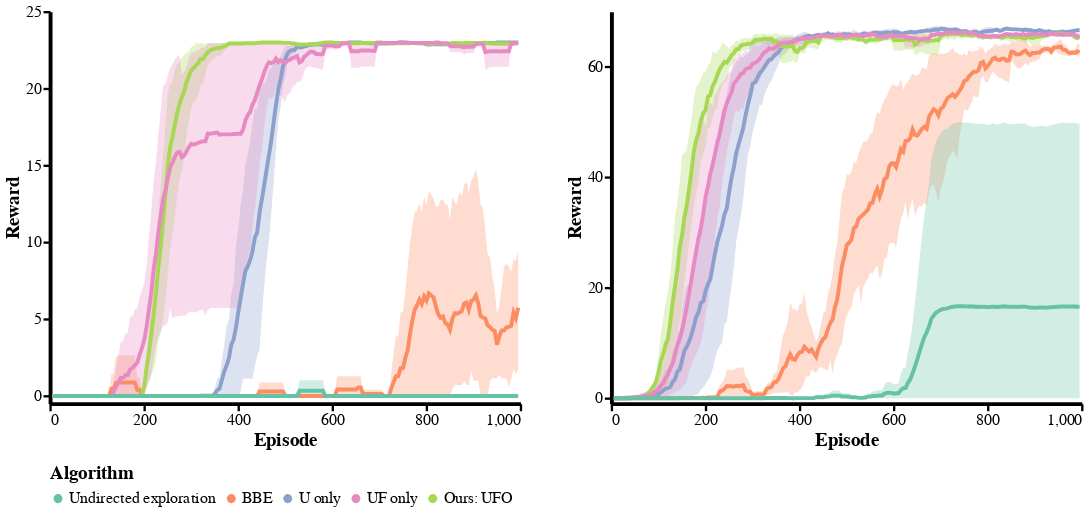

The code cell stored with this chart in its notebook:
### Code cell
alt.themes.enable('publication')
jobs = [
    load_jobs('arxiv2_grid40_intrinsic_seed*', subdir='intrinsic'),
    load_jobs('arxiv2_grid40_slow_seed*', subdir='slow'),
    load_jobs('arxiv2_grid40_seed*', subdir='exploration'),
    load_jobs('arxiv2_grid40_noopt_seed*', subdir='exploration'),
    load_jobs('arxiv2_grid40_noexplore_seed*', subdir='exploration'),
]

data = pd.concat(jobs, sort=False)
data['Algorithm'] = 'Ours: UFO'
data.loc[data['name'].str.contains('noopt'), 'Algorithm'] = 'UF only'
data.loc[data['name'].str.contains('slow'), 'Algorithm'] = 'U only'
data.loc[data['name'].str.contains('intrinsic'), 'Algorithm'] = 'BBE'
data.loc[data['name'].str.contains('noexplore'), 'Algorithm'] = 'Undirected exploration'
algorithms = [
    'Undirected exploration',
    'BBE',
    'U only',
    'UF only',
    'Ours: UFO'
]

subset = data
subset = subset[(subset['episode'] <= 1000)]
chart = make_base_chart(
    subset, 
    title="", 
    color=alt.Color('Algorithm', scale=alt.Scale(domain=algorithms)))

chart = plot_with_bars(chart, 'rolling_mean_score', test=True)
chart.layer[0].encoding.y['scale'] = alt.Scale(domain=[-0.5, 25], nice=False)
for layer in chart.layer:
    layer.encoding.y['title'] = 'Reward'
chart.layer[0].encoding.color['legend'] = alt.Legend(orient='bottom', legendX=300, legendY=100)

# altair_saver.save(chart, 'pv100_reward.pdf', method='node')
chart_gridworld = chart

jobs = [
    load_jobs('arxiv2_pv100_intrinsic_seed*', subdir='intrinsic'),
    load_jobs('arxiv2_pv100_slow_seed*', subdir='slow'),
    load_jobs('arxiv2_pv100_seed*', subdir='exploration'),
    load_jobs('arxiv2_pv100_noopt_seed*', subdir='exploration'),
    load_jobs('arxiv2_pv100_noexplore_seed*', subdir='exploration'),
]
data = pd.concat(jobs, sort=False)
data['Algorithm'] = 'Ours: UFO'
data.loc[data['name'].str.contains('noopt'), 'Algorithm'] = 'UF only'
data.loc[data['name'].str.contains('slow'), 'Algorithm'] = 'U only'
data.loc[data['name'].str.contains('intrinsic'), 'Algorithm'] = 'BBE'
data.loc[data['name'].str.contains('noexplore'), 'Algorithm'] = 'Undirected exploration'
algorithms = [
    'Undirected exploration',
    'BBE',
    'U only',
    'UF only',
    'Ours: UFO'
]

subset = data
subset = subset[(subset['episode'] <= 1000)]
chart = make_base_chart(
    subset, 
    title="", 
    color=alt.Color('Algorithm', scale=alt.Scale(domain=algorithms)))

chart = plot_with_bars(chart, 'rolling_mean_score', test=True)
chart.layer[0].encoding.y['scale'] = alt.Scale(domain=[-1, 70], nice=False)
for layer in chart.layer:
    layer.encoding.y['title'] = 'Reward'
chart_pv = chart

chart = alt.concat(chart_gridworld, chart_pv, spacing=50)
# chart = chart.configure(spacing=20)
altair_saver.save(chart, 'grid40_pv100_reward_ufo.pdf', method='node')
chart

### Figure 1 — Vega-Lite specification as saved in the notebook (floating-point values rounded to 4 significant figures; data arrays with more than 128 entries replaced by an {"elided": "..."} marker saying what was removed)
{"config": {"view": {"height": 500, "width": 600, "strokeWidth": 0, "background": "white"}, "title": {"fontSize": 24}, "range": {"category": {"scheme": "set2"}, "ordinal": {"scheme": "set2"}}, "axis": {"titleFontSize": 24, "labelFontSize": 20, "grid": false, "domainWidth": 5, "domainColor": "333", "tickWidth": 3, "tickSize": 9, "tickCount": 4, "tickColor": "333", "tickOffset": 0}, "legend": {"titleFontSize": 24, "labelFontSize": 20, "labelLimit": 0, "titleLimit": 0, "orient": "top-left", "titlePadding": 10, "fillColor": "#ffffff88", "cornerRadius": 0}, "rule": {"size": 3, "color": "999"}, "line": {"size": 5}}, "concat": [{"layer": [{"mark": {"type": "circle", "opacity": 1, "size": 0}, "encoding": {"color": {"type": "nominal", "field": "Algorithm", "legend": {"legendX": 300, "legendY": 100, "orient": "bottom"}, "scale": {"domain": ["Undirected exploration", "BBE", "U only", "UF only", "Ours: UFO"]}}, "tooltip": [{"type": "nominal", "field": "Algorithm"}, {"type": "quantitative", "field": "episode"}], "x": {"type": "quantitative", "field": "episode", "title": "Episode"}, "y": {"type": "quantitative", "aggregate": "mean", "field": "rolling_mean_score", "scale": {"domain": [-0.5, 25], "nice": false}, "title": "Reward"}}, "title": "", "transform": [{"calculate": "(datum.score > 0.1)", "as": "has_score"}, {"window": [{"op": "sum", "field": "novelty_score", "as": "sum_novelty"}], "frame": [null, 0], "groupby": ["name", "test"], "sort": [{"field": "episode", "order": "ascending"}]}, {"window": [{"op": "sum", "field": "score", "as": "sum_score"}], "frame": [null, 0], "groupby": ["name", "test"], "sort": [{"field": "episode", "order": "ascending"}]}, {"window": [{"op": "sum", "field": "has_score", "as": "count_score"}], "frame": [null, 0], "groupby": ["name", "test"], "sort": [{"field": "episode", "order": "ascending"}]}, {"window": [{"op": "mean", "field": "score", "as": "rolling_mean_score"}], "frame": [-10, 0], "groupby": ["name", "test"], "sort": [{"field": "episode", "order": "ascending"}]}, {"window": [{"op": "mean", "field": "novelty_score", "as": "rolling_mean_novelty"}], "frame": [-10, 0], "groupby": ["name", "test"], "sort": [{"field": "episode", "order": "ascending"}]}, {"filter": "(datum.test === true)"}]}, {"mark": {"type": "errorband", "extent": "ci"}, "encoding": {"color": {"type": "nominal", "field": "Algorithm", "scale": {"domain": ["Undirected exploration", "BBE", "U only", "UF only", "Ours: UFO"]}}, "tooltip": [{"type": "nominal", "field": "Algorithm"}, {"type": "quantitative", "field": "episode"}], "x": {"type": "quantitative", "field": "episode", "title": "Episode"}, "y": {"type": "quantitative", "field": "rolling_mean_score", "title": "Reward"}}, "title": "", "transform": [{"calculate": "(datum.score > 0.1)", "as": "has_score"}, {"window": [{"op": "sum", "field": "novelty_score", "as": "sum_novelty"}], "frame": [null, 0], "groupby": ["name", "test"], "sort": [{"field": "episode", "order": "ascending"}]}, {"window": [{"op": "sum", "field": "score", "as": "sum_score"}], "frame": [null, 0], "groupby": ["name", "test"], "sort": [{"field": "episode", "order": "ascending"}]}, {"window": [{"op": "sum", "field": "has_score", "as": "count_score"}], "frame": [null, 0], "groupby": ["name", "test"], "sort": [{"field": "episode", "order": "ascending"}]}, {"window": [{"op": "mean", "field": "score", "as": "rolling_mean_score"}], "frame": [-10, 0], "groupby": ["name", "test"], "sort": [{"field": "episode", "order": "ascending"}]}, {"window": [{"op": "mean", "field": "novelty_score", "as": "rolling_mean_novelty"}], "frame": [-10, 0], "groupby": ["name", "test"], "sort": [{"field": "episode", "order": "ascending"}]}, {"filter": "(datum.test === true)"}]}, {"mark": "line", "encoding": {"color": {"type": "nominal", "field": "Algorithm", "scale": {"domain": ["Undirected exploration", "BBE", "U only", "UF only", "Ours: UFO"]}}, "tooltip": [{"type": "nominal", "field": "Algorithm"}, {"type": "quantitative", "field": "episode"}], "x": {"type": "quantitative", "field": "episode", "title": "Episode"}, "y": {"type": "quantitative", "aggregate": "mean", "field": "rolling_mean_score", "title": "Reward"}}, "title": "", "transform": [{"calculate": "(datum.score > 0.1)", "as": "has_score"}, {"window": [{"op": "sum", "field": "novelty_score", "as": "sum_novelty"}], "frame": [null, 0], "groupby": ["name", "test"], "sort": [{"field": "episode", "order": "ascending"}]}, {"window": [{"op": "sum", "field": "score", "as": "sum_score"}], "frame": [null, 0], "groupby": ["name", "test"], "sort": [{"field": "episode", "order": "ascending"}]}, {"window": [{"op": "sum", "field": "has_score", "as": "count_score"}], "frame": [null, 0], "groupby": ["name", "test"], "sort": [{"field": "episode", "order": "ascending"}]}, {"window": [{"op": "mean", "field": "score", "as": "rolling_mean_score"}], "frame": [-10, 0], "groupby": ["name", "test"], "sort": [{"field": "episode", "order": "ascending"}]}, {"window": [{"op": "mean", "field": "novelty_score", "as": "rolling_mean_novelty"}], "frame": [-10, 0], "groupby": ["name", "test"], "sort": [{"field": "episode", "order": "ascending"}]}, {"filter": "(datum.test === true)"}]}], "data": {"name": "data-7ec96c0c5b5c10d5a6c87ec1b8edb46c"}}, {"layer": [{"mark": {"type": "circle", "opacity": 1, "size": 0}, "encoding": {"color": {"type": "nominal", "field": "Algorithm", "scale": {"domain": ["Undirected exploration", "BBE", "U only", "UF only", "Ours: UFO"]}}, "tooltip": [{"type": "nominal", "field": "Algorithm"}, {"type": "quantitative", "field": "episode"}], "x": {"type": "quantitative", "field": "episode", "title": "Episode"}, "y": {"type": "quantitative", "aggregate": "mean", "field": "rolling_mean_score", "scale": {"domain": [-1, 70], "nice": false}, "title": "Reward"}}, "title": "", "transform": [{"calculate": "(datum.score > 0.1)", "as": "has_score"}, {"window": [{"op": "sum", "field": "novelty_score", "as": "sum_novelty"}], "frame": [null, 0], "groupby": ["name", "test"], "sort": [{"field": "episode", "order": "ascending"}]}, {"window": [{"op": "sum", "field": "score", "as": "sum_score"}], "frame": [null, 0], "groupby": ["name", "test"], "sort": [{"field": "episode", "order": "ascending"}]}, {"window": [{"op": "sum", "field": "has_score", "as": "count_score"}], "frame": [null, 0], "groupby": ["name", "test"], "sort": [{"field": "episode", "order": "ascending"}]}, {"window": [{"op": "mean", "field": "score", "as": "rolling_mean_score"}], "frame": [-10, 0], "groupby": ["name", "test"], "sort": [{"field": "episode", "order": "ascending"}]}, {"window": [{"op": "mean", "field": "novelty_score", "as": "rolling_mean_novelty"}], "frame": [-10, 0], "groupby": ["name", "test"], "sort": [{"field": "episode", "order": "ascending"}]}, {"filter": "(datum.test === true)"}]}, {"mark": {"type": "errorband", "extent": "ci"}, "encoding": {"color": {"type": "nominal", "field": "Algorithm", "scale": {"domain": ["Undirected exploration", "BBE", "U only", "UF only", "Ours: UFO"]}}, "tooltip": [{"type": "nominal", "field": "Algorithm"}, {"type": "quantitative", "field": "episode"}], "x": {"type": "quantitative", "field": "episode", "title": "Episode"}, "y": {"type": "quantitative", "field": "rolling_mean_score", "title": "Reward"}}, "title": "", "transform": [{"calculate": "(datum.score > 0.1)", "as": "has_score"}, {"window": [{"op": "sum", "field": "novelty_score", "as": "sum_novelty"}], "frame": [null, 0], "groupby": ["name", "test"], "sort": [{"field": "episode", "order": "ascending"}]}, {"window": [{"op": "sum", "field": "score", "as": "sum_score"}], "frame": [null, 0], "groupby": ["name", "test"], "sort": [{"field": "episode", "order": "ascending"}]}, {"window": [{"op": "sum", "field": "has_score", "as": "count_score"}], "frame": [null, 0], "groupby": ["name", "test"], "sort": [{"field": "episode", "order": "ascending"}]}, {"window": [{"op": "mean", "field": "score", "as": "rolling_mean_score"}], "frame": [-10, 0], "groupby": ["name", "test"], "sort": [{"field": "episode", "order": "ascending"}]}, {"window": [{"op": "mean", "field": "novelty_score", "as": "rolling_mean_novelty"}], "frame": [-10, 0], "groupby": ["name", "test"], "sort": [{"field": "episode", "order": "ascending"}]}, {"filter": "(datum.test === true)"}]}, {"mark": "line", "encoding": {"color": {"type": "nominal", "field": "Algorithm", "scale": {"domain": ["Undirected exploration", "BBE", "U only", "UF only", "Ours: UFO"]}}, "tooltip": [{"type": "nominal", "field": "Algorithm"}, {"type": "quantitative", "field": "episode"}], "x": {"type": "quantitative", "field": "episode", "title": "Episode"}, "y": {"type": "quantitative", "aggregate": "mean", "field": "rolling_mean_score", "title": "Reward"}}, "title": "", "transform": [{"calculate": "(datum.score > 0.1)", "as": "has_score"}, {"window": [{"op": "sum", "field": "novelty_score", "as": "sum_novelty"}], "frame": [null, 0], "groupby": ["name", "test"], "sort": [{"field": "episode", "order": "ascending"}]}, {"window": [{"op": "sum", "field": "score", "as": "sum_score"}], "frame": [null, 0], "groupby": ["name", "test"], "sort": [{"field": "episode", "order": "ascending"}]}, {"window": [{"op": "sum", "field": "has_score", "as": "count_score"}], "frame": [null, 0], "groupby": ["name", "test"], "sort": [{"field": "episode", "order": "ascending"}]}, {"window": [{"op": "mean", "field": "score", "as": "rolling_mean_score"}], "frame": [-10, 0], "groupby": ["name", "test"], "sort": [{"field": "episode", "order": "ascending"}]}, {"window": [{"op": "mean", "field": "novelty_score", "as": "rolling_mean_novelty"}], "frame": [-10, 0], "groupby": ["name", "test"], "sort": [{"field": "episode", "order": "ascending"}]}, {"filter": "(datum.test === true)"}]}], "data": {"name": "data-83542f239eaf1ecc4e7fd51c5a621f2d"}}], "spacing": 50, "$schema": "https://vega.github.io/schema/vega-lite/v4.8.1.json", "datasets": {"data-7ec96c0c5b5c10d5a6c87ec1b8edb46c": {"elided": "7960 records"}, "data-83542f239eaf1ecc4e7fd51c5a621f2d": {"elided": "7960 records"}}}
